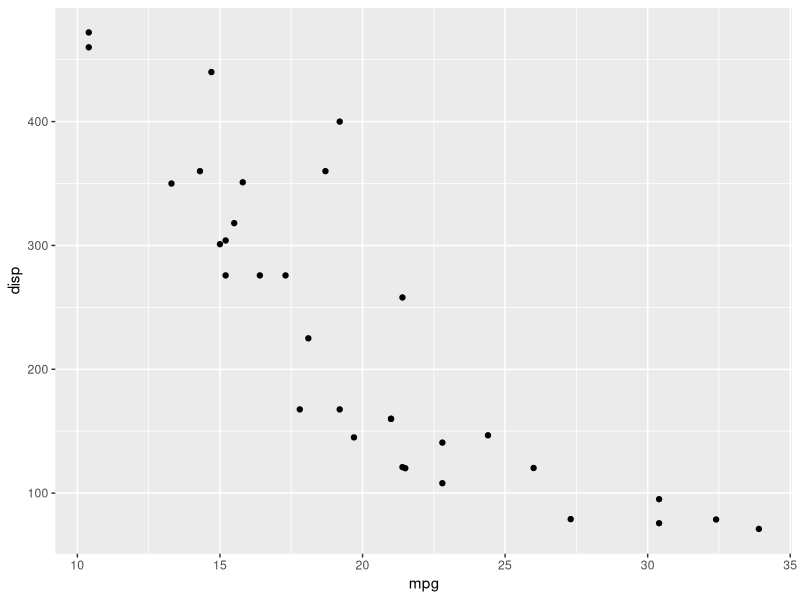
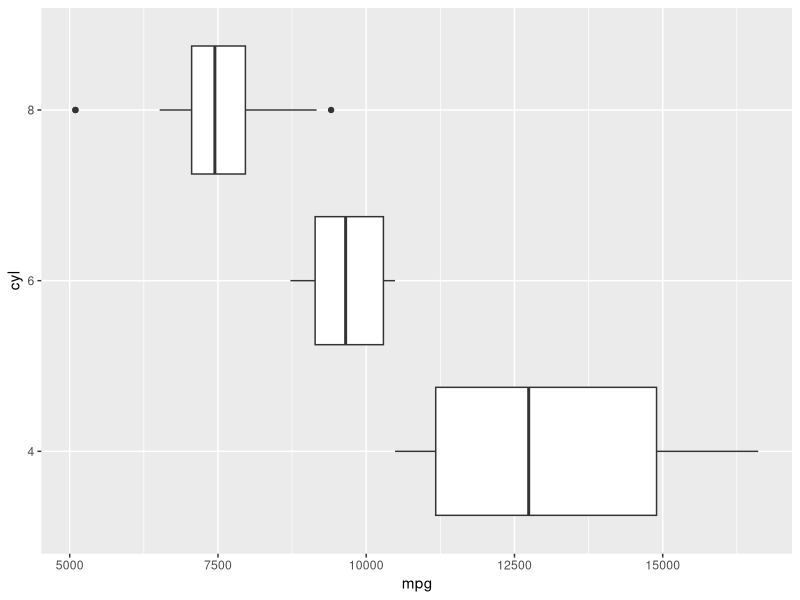

The R source for these figures, in order: (Note: this script raises an error after producing the figures.)
## ---- chunk 1
library(tidyverse)
library(here)
knitr::opts_chunk$set(echo = FALSE, message = FALSE)
## ---- chunk 2
analysis_data <- read_csv("data/processed/mtcars-subset.csv")

print("sleep for 10 seconds")
Sys.sleep(10)

analysis_data %>% 
  ggplot() +
    geom_point(aes(mpg, disp))
## ---- chunk 3
complex_data <- read_csv("data/processed/complex_data.csv") %>% 
  mutate(cyl = factor(cyl))

complex_data %>% 
  ggplot() +
    geom_boxplot(aes(mpg, cyl))
## ---- chunk 4
knitr::include_graphics("figures/complex_figure.png")
